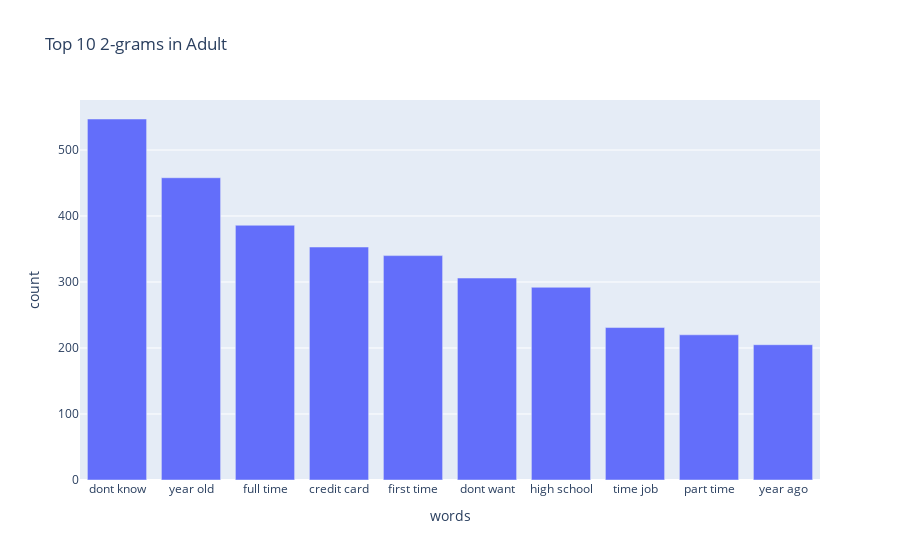

Write notebook code for a chart like this one.
### Code cell
fig = px.bar(counts_df2.head(10), x='words', y='count', title="Top 10 2-grams in Adult")
fig.show()

### Figure 1 — Plotly figure (JSON) as saved in the notebook; plotly's stock layout.template omitted (floating-point values rounded to 4 significant figures)
{"data": [{"alignmentgroup": "True", "hovertemplate": "words=%{x}<br>count=%{y}<extra></extra>", "legendgroup": "", "marker": {"color": "#636efa"}, "name": "", "offsetgroup": "", "orientation": "v", "showlegend": false, "textposition": "auto", "type": "bar", "x": ["dont know", "year old", "full time", "credit card", "first time", "dont want", "high school", "time job", "part time", "year ago"], "xaxis": "x", "y": [547, 458, 386, 353, 340, 306, 292, 231, 220, 205], "yaxis": "y"}], "layout": {"barmode": "relative", "legend": {"tracegroupgap": 0}, "title": {"text": "Top 10 2-grams in Adult"}, "xaxis": {"anchor": "y", "domain": [0, 1], "title": {"text": "words"}}, "yaxis": {"anchor": "x", "domain": [0, 1], "title": {"text": "count"}}}}
